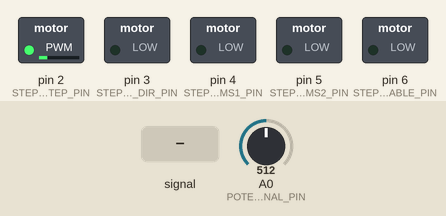
This sketch was run on a simulated Arduino Uno, built with avr-gcc and run on an emulated ATmega328P. Parts: switched loads named in the sketch (green lamp = pin HIGH). Dashed ring = blinking. The inputs (shaded band) are chosen by the test bench; at power-on: A0 (POTENTIOMETER_SIGNAL_PIN) = 512. What the sketch prints to the serial monitor is not drawn.

Above: at 1.27 s.
1.3 s: A0 (POTENTIOMETER_SIGNAL_PIN) fed a 200 Hz sine of ±81 counts around its level
At 1.51 s:
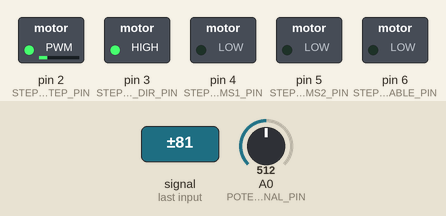
4.3 s: A0 (POTENTIOMETER_SIGNAL_PIN) set to 528
At 4.47 s:
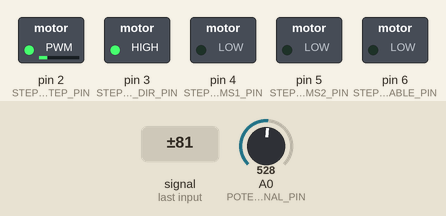
7.3 s: A0 (POTENTIOMETER_SIGNAL_PIN) fed a 1000 Hz sine of ±255 counts around its level
At 7.95 s:
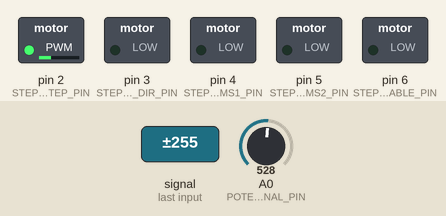
10.3 s: A0 (POTENTIOMETER_SIGNAL_PIN) set to 511
At 10.47 s:
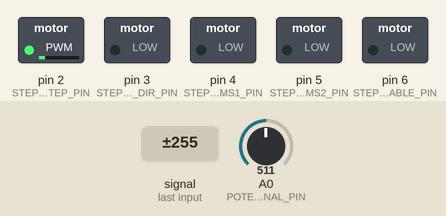
Timing chart, 0 to 14.3 s (numbered marks = the images above; inputs shaded):
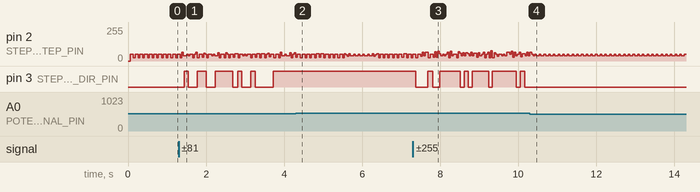

Measured:
- after the input at 1.3 s, pin 3 (STEPPER_MOTOR_DIR_PIN): LOW → HIGH after 0.14 s, → LOW 0.11 s later, → HIGH 0.23 s later, → LOW 0.23 s later, … (11 changes in this stretch)
- after the input at 4.3 s, pin 3 (STEPPER_MOTOR_DIR_PIN): stops changing and stays HIGH
- after the input at 7.3 s, pin 3 (STEPPER_MOTOR_DIR_PIN): HIGH → LOW after 0.08 s, → HIGH 0.31 s later, → LOW 0.12 s later, → HIGH 0.19 s later, … (13 changes in this stretch)
- after the input at 10.3 s, pin 3 (STEPPER_MOTOR_DIR_PIN): stops changing and stays LOW
- by itself, pin 2 (STEPPER_MOTOR_STEP_PIN): moves between 38/255 and 64/255, repeating every 0.12 s

The sketch:

Firmware.ino
```cpp
#include "Global.h"

void setup()
{
	Serial.begin(9600);
	Serial.println("start");

	motor.setMicroSteps(fullStep);

}

void loop()
{
	int sample = potentiometer.read(); //read potentiometer value

	int direction = (sample > 512); //divide the 12 bits range to 2 parts
	int steps = 10;	//number of stepper steps each time
	int interval = map(abs(512 - sample), 0, 512, 8000, 2000); //Faster when far from midpoint. in uS

	motor.write(direction, steps, interval);

	delay(20);

}
```

Global.cpp
```cpp
#include "Global.h"

Potentiometer potentiometer = Potentiometer(POTENTIOMETER_SIGNAL_PIN);
StepperMotor motor = StepperMotor(STEPPER_MOTOR_STEP_PIN, STEPPER_MOTOR_DIR_PIN, STEPPER_MOTOR_MS1_PIN,STEPPER_MOTOR_MS2_PIN,STEPPER_MOTOR_ENABLE_PIN);
```

Global.h
```cpp
#ifndef GLOBAL_H
#define GLOBAL_H

#include "Pins.h"

#include "Potentiometer.h"
#include "StepperMotor.h"

extern Potentiometer potentiometer;
extern StepperMotor motor;

#endif //GLOBAL_H
```

Potentiometer.cpp
```cpp
#include "Potentiometer.h"

Potentiometer::Potentiometer(int pin) : analogPin(pin) {}

int Potentiometer::read()
{
	return analogRead(analogPin);
}
```

Potentiometer.h
```cpp
#ifndef POTENTIOMETER
#define POTENTIOMETER

#include "arduino.h"

class Potentiometer
{
	public:
		Potentiometer(int pin);
		int read();

	private:
		const int analogPin;

};
#endif //POTENTIOMETER
```

StepperMotor.cpp
```cpp
#include "StepperMotor.h"

StepperMotor::StepperMotor(int step, int dir, int microStep1, int microStep2, int enable) :
	stepPin(step), dirPin(dir), microStep1Pin(microStep1), microStep2Pin(microStep2), enablePin(enable)
{
	pinMode(stepPin, OUTPUT);
	pinMode(dirPin, OUTPUT);
	pinMode(microStep1Pin, OUTPUT);
	pinMode(microStep2Pin, OUTPUT);
	pinMode(enablePin, OUTPUT);

	enableMotor();
	setMicroSteps(fullStep);
}
void StepperMotor::write(byte dir, int numberOfSteps, int interval)
{
	if(!enableStatus) //if motor isn't enabled don't do anything
		return;
	digitalWrite(dirPin, dir); //define the direction
	int stepInterval = max(interval,stepDelay);
	for(int i=0;i<numberOfSteps;i++) //each loop is one step
	{
		digitalWrite(stepPin,HIGH);
		delayMicroseconds (stepDelay);
		digitalWrite(stepPin,LOW);
		delayMicroseconds (stepInterval);
	}
}
void StepperMotor::setMicroSteps(MicroStepType type) //define micro step type
{
	switch(type)
	{
		case fullStep:
			digitalWrite(microStep1Pin,LOW);
			digitalWrite(microStep2Pin,LOW);
			stepDelay = 2000; //2mS
			break;
		case halfStep:
			digitalWrite(microStep1Pin,HIGH);
			digitalWrite(microStep2Pin,LOW);
			stepDelay = 1000; //1mS
			break;
		case quarterStep:
			digitalWrite(microStep1Pin,LOW);
			digitalWrite(microStep2Pin,HIGH);
			stepDelay = 700; //700uS
			break;
		case eigthStep:
			digitalWrite(microStep1Pin,HIGH);
			digitalWrite(microStep2Pin,HIGH);
			stepDelay = 500; //50uS
			break;
	}
}
void StepperMotor::enableMotor() //enable
{
	digitalWrite(enablePin, LOW);
	enableStatus = 1;
}
void StepperMotor::disableMotor() //disable
{
	digitalWrite(enablePin, HIGH);
	enableStatus = 0;
}
```

StepperMotor.h
```cpp
#ifndef StepperMotor_H
#define StepperMotor_H

#include "arduino.h"

//micro steps types
enum MicroStepType { fullStep, halfStep, quarterStep, eigthStep };

class StepperMotor
{
	public:
		StepperMotor(int step, int dir, int microStep1, int microStep2, int enable);
		void write(byte dir, int numberOfSteps, int interval);
		void setMicroSteps(MicroStepType type);
		void enableMotor();
		void disableMotor();

	private:
		const int stepPin,dirPin,microStep1Pin,microStep2Pin,enablePin;
		byte enableStatus = 0;
		int stepDelay = 2000;//delay while step pin is toggle, change when setMicroStep called. in uS
};
#endif //StepperMotor_H
```

Pins.h
```cpp
#ifndef PINS_H
#define PINS_H


/*Potentiometer*/

#define POTENTIOMETER_SIGNAL_PIN 	A0


/*Stepper motor*/

#define STEPPER_MOTOR_STEP_PIN 		2
#define STEPPER_MOTOR_DIR_PIN		3
#define STEPPER_MOTOR_MS1_PIN		4
#define STEPPER_MOTOR_MS2_PIN		5
#define STEPPER_MOTOR_ENABLE_PIN	6


#endif //__PINS_H
```
